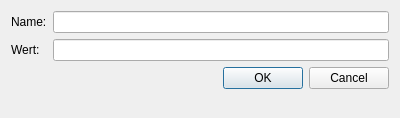
<?xml version="1.0" encoding="UTF-8"?>
<ui version="4.0">
 <class>EditVarDialog</class>
 <widget class="QDialog" name="EditVarDialog">
  <property name="geometry">
   <rect>
    <x>0</x>
    <y>0</y>
    <width>400</width>
    <height>118</height>
   </rect>
  </property>
  <property name="windowTitle">
   <string>Dialog</string>
  </property>
  <layout class="QFormLayout" name="formLayout">
   <item row="0" column="0">
    <widget class="QLabel" name="label">
     <property name="text">
      <string>Name:</string>
     </property>
    </widget>
   </item>
   <item row="0" column="1">
    <widget class="QLineEdit" name="lineEdit_name"/>
   </item>
   <item row="1" column="0">
    <widget class="QLabel" name="label_2">
     <property name="text">
      <string>Wert:</string>
     </property>
    </widget>
   </item>
   <item row="1" column="1">
    <widget class="QLineEdit" name="lineEdit_value"/>
   </item>
   <item row="2" column="0" colspan="2">
    <widget class="QDialogButtonBox" name="buttonBox">
     <property name="orientation">
      <enum>Qt::Horizontal</enum>
     </property>
     <property name="standardButtons">
      <set>QDialogButtonBox::Cancel|QDialogButtonBox::Ok</set>
     </property>
    </widget>
   </item>
  </layout>
 </widget>
 <resources/>
 <connections>
  <connection>
   <sender>buttonBox</sender>
   <signal>accepted()</signal>
   <receiver>EditVarDialog</receiver>
   <slot>accept()</slot>
   <hints>
    <hint type="sourcelabel">
     <x>248</x>
     <y>254</y>
    </hint>
    <hint type="destinationlabel">
     <x>157</x>
     <y>274</y>
    </hint>
   </hints>
  </connection>
  <connection>
   <sender>buttonBox</sender>
   <signal>rejected()</signal>
   <receiver>EditVarDialog</receiver>
   <slot>reject()</slot>
   <hints>
    <hint type="sourcelabel">
     <x>316</x>
     <y>260</y>
    </hint>
    <hint type="destinationlabel">
     <x>286</x>
     <y>274</y>
    </hint>
   </hints>
  </connection>
 </connections>
</ui>
